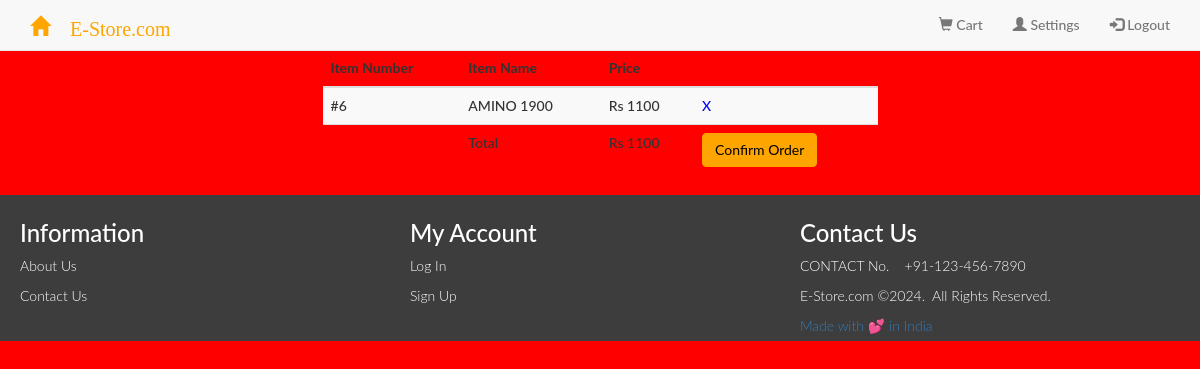
The app's page /inter/cart.php (signed in) with its own data.
### tables this page shows
CREATE TABLE IF NOT EXISTS `items` (
  `id` int NOT NULL AUTO_INCREMENT,
  `name` varchar(255) NOT NULL,
  `price` int NOT NULL,
  `image` varchar(100) DEFAULT NULL,
  PRIMARY KEY (`id`)
);

### inter/cart.php (the view, shortened to what this page needs)
<!DOCTYPE html>
<html lang="en">
    <head>
          <link href="css/bootstrap.css" rel="stylesheet">
          <link href="./css/style.css" rel="stylesheet">
    </head>
    <body style="padding-top: 50px;">
        <?php
        include 'includes/header.php';
        ?>
        <div class="container">
               <div class="row">
                <div class="col-sm-6 col-sm-offset-3">
                    <table class="table table-striped">
                        <?php
                        $sum = 0;
                        $user_id = $_SESSION['user_id'];
                        $query = "SELECT items.price AS Price, items.id, items.name AS Name FROM users_items JOIN items ON users_items.item_id = items.id WHERE users_items.user_id='$user_id' and status='Added to cart'";
                        $result = mysqli_query($con, $query)or die($mysqli_error($con));
                        if (mysqli_num_rows($result) >= 1) {
                            ?>
                            <thead>
                                <tr>
                                    <th>Item Number</th>
                                    <th>Item Name</th>
                                    <th>Price</th>
                                    <th></th>
                                </tr>
                            </thead>
                            <tbody>
                                <?php
                                while ($row = mysqli_fetch_array($result)) {
                                    $sum+= $row["Price"];
                                    $id="";
                                    $id .= $row["id"] . ",";
                                    echo "<tr>
                                              <td>" . "#" . $row["id"] . "</td>
                                              <td>" . $row["Name"] . "</td>
                                              <td>Rs " . $row["Price"] . "</td>
                                              <td><a href='cart-remove.php?id={$row['id']}' class='remove_item_link'> X </a></td>
                                          </tr>";
                                }
                                $id = rtrim($id, ",");
                                echo "<tr>
                                          <td></td>
                                          <td>Total</td>
                                          <td>Rs " . $sum . "</td>
                                          <td><a href='success.php?itemsid=".$id ."'class='btn btn-primary'>Confirm Order</a></td>
                                          </tr>";
                                ?>
                            </tbody>
                            <?php
                        } else {
                            echo "<center><h2>Add items to the cart first!</h2></center>";
                        }
                        ?>
                    </table>
                </div>
             </div>
        </div>
            <?php include 'includes/footer.php';?>
    </body>
</html>

### inter/css/style.css (style rules this page uses)
body, html { width: 100%; height: 100%; }
body { padding-top:100px; background-color: red; }
body, h1, h2, h3, h4, h5, h6 { font-family: "Lato","Helvetica Neue",Helvetica,Arial,sans-serif; font-weight: 550; }
.row:after { content: ""; display: table; clear: both; }
.remove_item_link { color:#0000ff; }

### css/style.css (style rules this page uses)
body, html { width: 100%; height: 100%; }
body { padding-top:100px; overflow-x: hidden; scroll-behavior: smooth; }
body, h1, h2, h3, h4, h5, h6 { font-family: "Lato","Helvetica Neue",Helvetica,Arial,sans-serif; font-weight: 550; }
.row:after { content: ""; display: table; clear: both; }
.remove_item_link { color:#0000ff; }

### records on screen
items: id "6", name "AMINO 1900", price "1100"

### other values on screen
$sum "1100"
DATE('Y') "2024"
